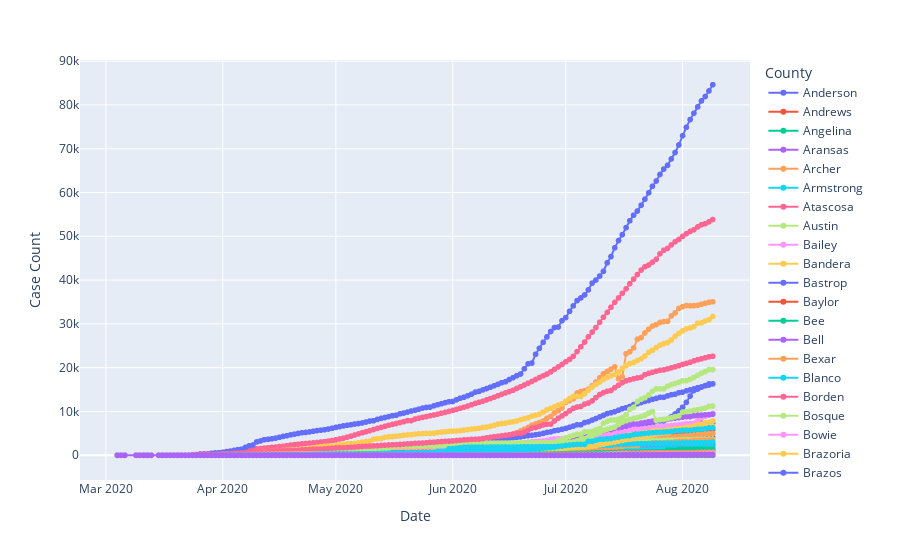

Notebook source saved alongside this figure:
### Markdown cell above
## Using plotly to graph time series

### Code cell
fig = px.scatter(ts, x='Date', y='Case Count', color='County')
fig.update_traces(mode='markers+lines')
#fig.update_traces(mode='lines')
fig.show()
